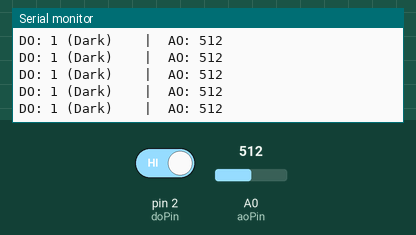
Recording of a sketch running on a simulated Arduino Uno, built with avr-gcc and run on an emulated ATmega328P. Shown: the last lines printed to the serial monitor. The test bench sets the inputs (shaded band); at power-on: pin 2 (doPin) HIGH, A0 (aoPin) = 512.

Above: at 1.2 s.
1.3 s: pin 2 (doPin) driven LOW
At 1.68 s:
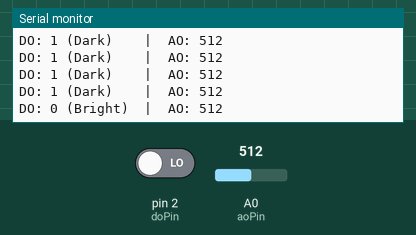
3.5 s: A0 (aoPin) set to 716
At 3.69 s:
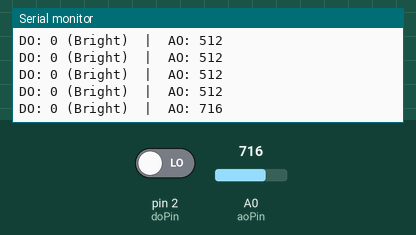
5.0 s: A0 (aoPin) set to 900
At 5.19 s:
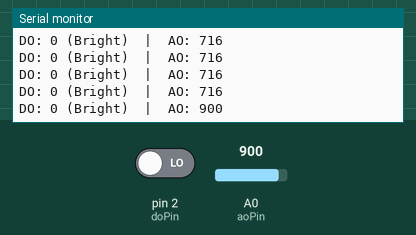
6.5 s: pin 2 (doPin) driven HIGH
At 6.7 s:
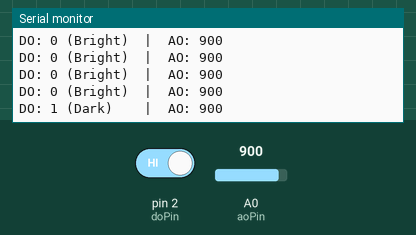
Timing chart, 0 to 9.0 s (numbered marks = the images above; inputs shaded):
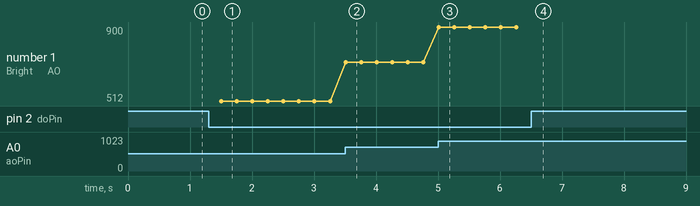

Measured:
- after the input at 1.3 s, the serial monitor: prints a new line after 0.20 s (image 1)
- after the input at 3.5 s, the serial monitor: prints a new line at once (image 2)
- after the input at 5.0 s, the serial monitor: prints a new line at once (image 3)
- after the input at 6.5 s, the serial monitor: prints a new line at once (image 4)
- plotted number 1: 512 → 716 after the input at 3.5 s, 716 → 900 after the input at 5.0 s

The sketch:

Photoresistor_Light_test.ino
```cpp
/*
 * Photoresistor / Light Intensity Sensor Module test (LM393 LDR module)
 * Works with 3-pin (VCC, GND, DO) and 4-pin (VCC, GND, DO, AO) modules.
 *
 * Connections (Arduino Uno R3):
 *   VCC -> 5V
 *   GND -> GND
 *   DO  -> Pin 2   (Digital threshold output - adjust with blue potentiometer)
 *   AO  -> A0      (Analog brightness output - leave unconnected if 3-pin module)
 */

const int doPin = 2;
const int aoPin = A0;

void setup() {
  Serial.begin(115200);
  pinMode(doPin, INPUT);
  pinMode(aoPin, INPUT);
  Serial.println("Photoresistor / Light Sensor Test");
}

void loop() {
  // DO is usually LOW when bright (threshold reached) and HIGH when dark
  int digitalVal = digitalRead(doPin);

  // AO reads 0 (very bright) to 1023 (dark)
  int analogVal = analogRead(aoPin);

  Serial.print("DO: ");
  Serial.print(digitalVal);
  if (digitalVal == LOW) {
    Serial.print(" (Bright)");
  } else {
    Serial.print(" (Dark)  ");
  }

  Serial.print("  |  AO: ");
  Serial.println(analogVal);

  delay(250);
}
```
